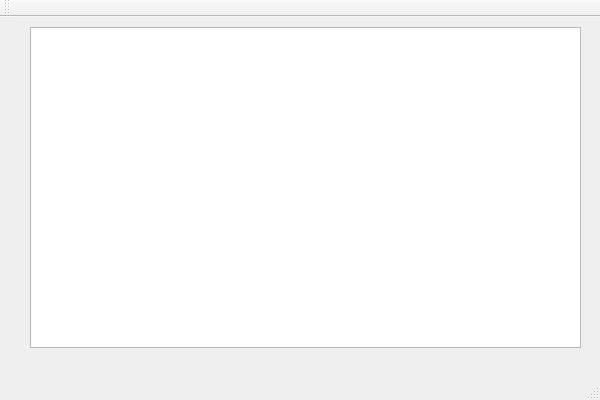
<?xml version="1.0" encoding="UTF-8"?>
<ui version="4.0">
 <class>ModelViewClass</class>
 <widget class="QMainWindow" name="ModelViewClass">
  <property name="geometry">
   <rect>
    <x>0</x>
    <y>0</y>
    <width>600</width>
    <height>400</height>
   </rect>
  </property>
  <property name="windowTitle">
   <string>ModelView</string>
  </property>
  <widget class="QWidget" name="centralWidget">
   <widget class="QListView" name="listView">
    <property name="geometry">
     <rect>
      <x>30</x>
      <y>10</y>
      <width>551</width>
      <height>321</height>
     </rect>
    </property>
   </widget>
  </widget>
  <widget class="QMenuBar" name="menuBar">
   <property name="geometry">
    <rect>
     <x>0</x>
     <y>0</y>
     <width>600</width>
     <height>25</height>
    </rect>
   </property>
  </widget>
  <widget class="QToolBar" name="mainToolBar">
   <attribute name="toolBarArea">
    <enum>TopToolBarArea</enum>
   </attribute>
   <attribute name="toolBarBreak">
    <bool>false</bool>
   </attribute>
  </widget>
  <widget class="QStatusBar" name="statusBar"/>
 </widget>
 <layoutdefault spacing="6" margin="11"/>
 <resources>
  <include location="ModelView.qrc"/>
 </resources>
 <connections/>
</ui>
